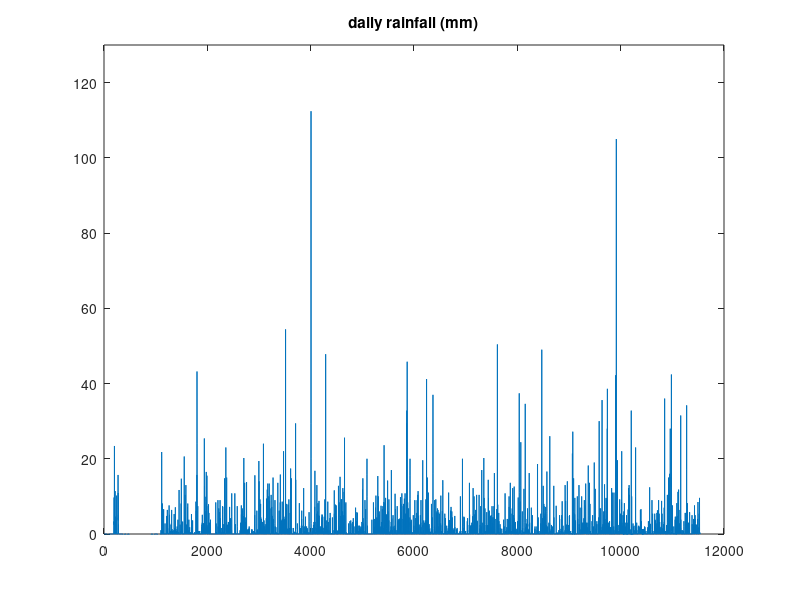
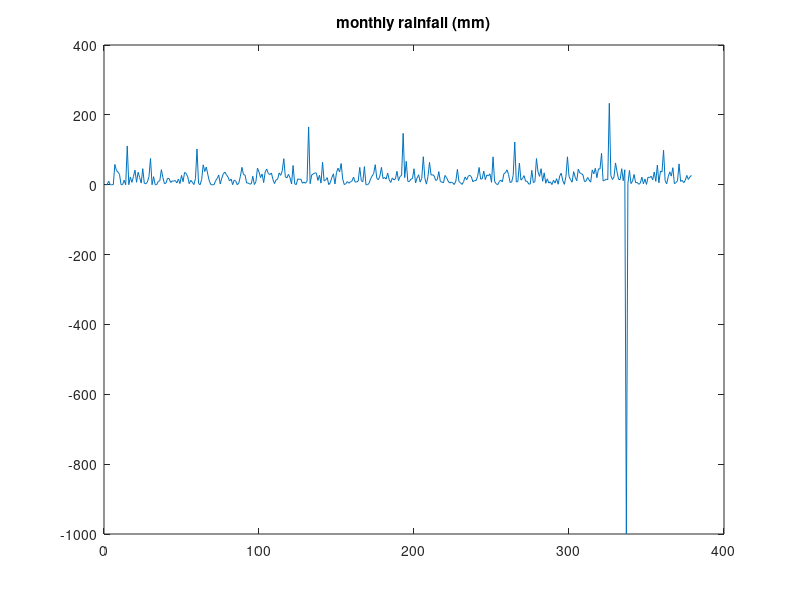

The MATLAB source for these figures, in order:
% This script reads the rain data from Mundrabilla.
% The original data (in .csv format) must have been filtered already by the
% script rain_filter.sh - The present script reads the filtered data
%
% Author: Lachlan Stoney

% OPEN RAIN DATA

%cd ~/Desktop/rus/nullabor/mundrabilla/

daily_data=importdata('filtered_data/daily_filtered.dat');               % read filtered daily data
monthly_data1=importdata('filtered_data/monthly_filtered1.dat');       % read filtered monthly data





%  Test daily data


dyear=daily_data(:,1);             % extract year info
drain=daily_data(:,4);             % extract rainfall data

figure(1);
plot(drain);    
ylim([0 130]);
title('daily rainfall (mm)')


% Test monthyl data 

m1year=monthly_data1(:,1);             % extract year info
m1rain=monthly_data1(:,3);             % extract rainfall data


figure(2);
plot(m1rain);    
title('monthly rainfall (mm)')


